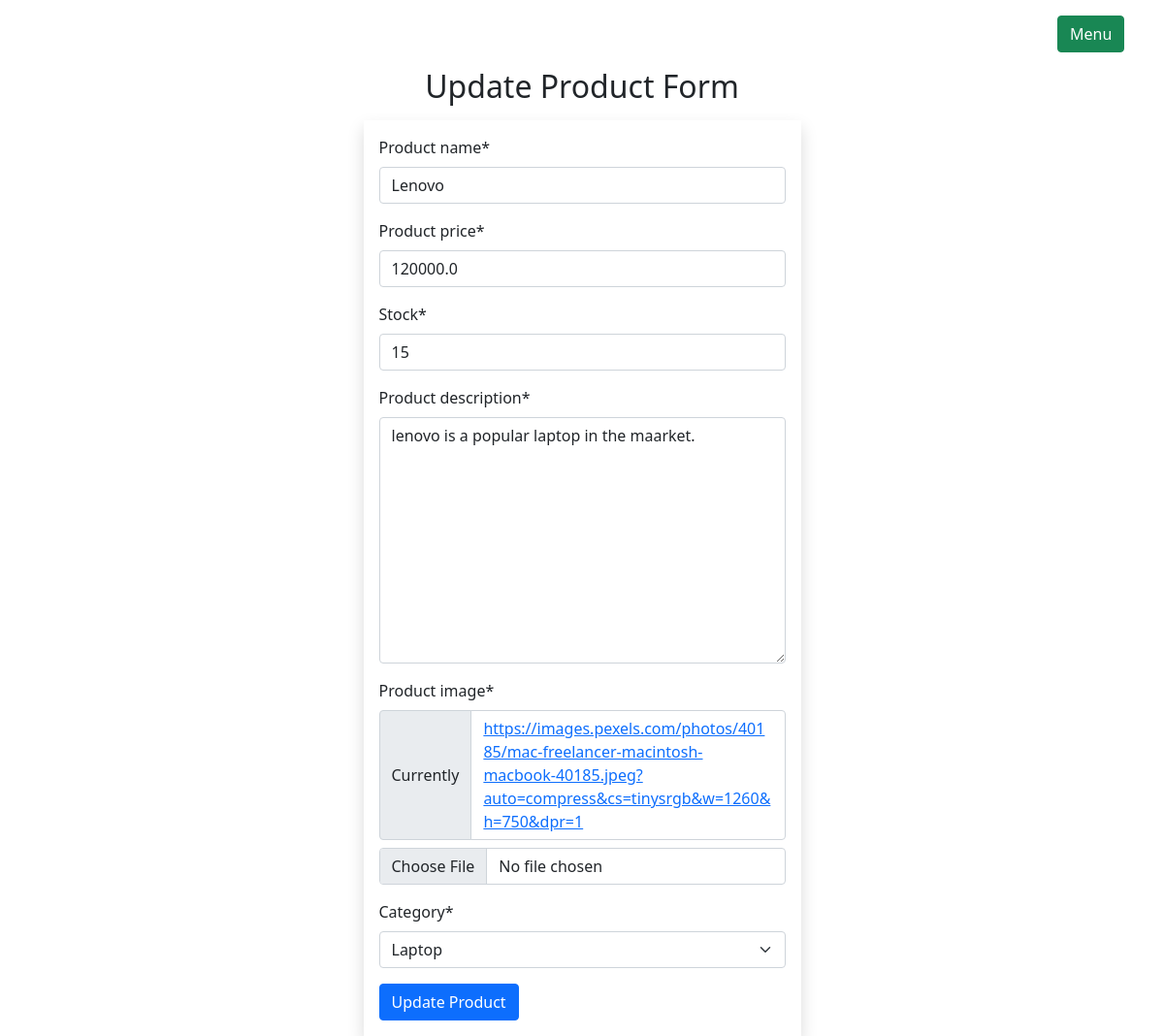
The page /products/updateproduct/1 (signed in) on the database its author committed.
### product/models.py (models this page shows, shortened)
class Product(models.Model):
    product_name=models.CharField(max_length=255)
    product_price=models.FloatField()
    stock=models.IntegerField()
    product_description=models.TextField()
    product_image=models.FileField(upload_to='static/uploads',null=True)
    created_at=models.DateTimeField(auto_now_add=True,null=True)
    category=models.ForeignKey(Category,on_delete=models.CASCADE,null=True)

### userspage/auth.py (the view)
    def wrapper_function(request,*args,**kwargs):
        if request.user.is_staff:
            return view_function(request,*args,**kwargs)
        else:
            return redirect('/')

### product/forms.py
class ProductForm(ModelForm):
    class Meta:
        model=Product
        fields='__all__'

### product/models.py (called while the page is built)
    def __str__(self):
        return self.category_name

### product/views.py (called while the page is built, shortened)
@login_required
@admin_only
def update_product(request,product_id):
    instance=Product.objects.get(id=product_id)
    context={
        'forms':ProductForm(instance=instance)
    }
    return render(request,'product/updateproduct.html',context)

### userspage/auth.py (called while the page is built)
def admin_only(view_function):
    def wrapper_function(request,*args,**kwargs):
        if request.user.is_staff:
            return view_function(request,*args,**kwargs)
        else:
            return redirect('/')
    return wrapper_function

### product/templates/product/updateproduct.html (shortened to what this page needs)
{% extends 'admins/adminlayout.html' %}
{% load static %}
{% load crispy_forms_tags %}
{% block main_content %}
<div class="container">
    <div class="row d-flex justify-content-center">
        <div class="col-md-5">
            <h2 class="text-center my-3">Update Product Form</h2>
            <form action="" method="post" enctype="multipart/form-data" class="shadow p-3">
                {{forms | crispy}}
                <div class="mt-3">
                    <input type="submit" class="btn btn-primary" value="Update Product">
                </div>
            </form>
        </div>
    </div>
</div>
{% endblock %}

### rows shown on the page
Product: product_name "Lenovo", product_price "120000.0", stock "15", product_description "lenovo is a popular laptop in the maarket.", category "Laptop"
